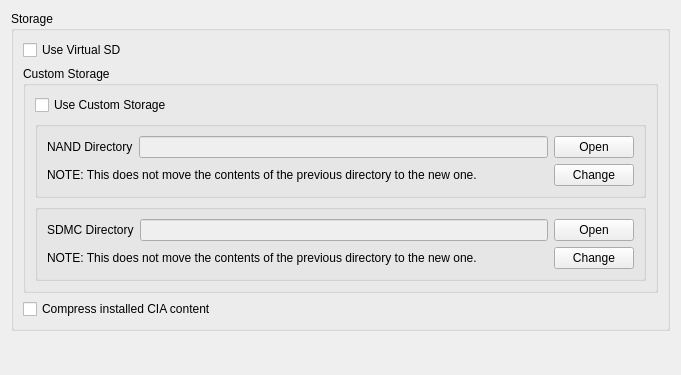
<?xml version="1.0" encoding="UTF-8"?>
<ui version="4.0">
 <class>ConfigureStorage</class>
 <widget class="QWidget" name="ConfigureStorage">
  <property name="geometry">
   <rect>
    <x>0</x>
    <y>0</y>
    <width>681</width>
    <height>375</height>
   </rect>
  </property>
  <property name="windowTitle">
   <string>Form</string>
  </property>
  <layout class="QVBoxLayout" name="verticalLayout_1">
   <item>
    <layout class="QVBoxLayout" name="verticalLayout_2">
     <item>
      <widget class="QGroupBox" name="storage_group">
       <property name="title">
        <string>Storage</string>
       </property>
       <layout class="QVBoxLayout" name="verticalLayout_3">
        <item>
         <layout class="QHBoxLayout" name="horizontalLayout_1">
          <item>
           <widget class="QCheckBox" name="toggle_virtual_sd">
            <property name="text">
             <string>Use Virtual SD</string>
            </property>
           </widget>
          </item>
         </layout>
        </item>
        <item>
         <widget class="QGroupBox" name="custom_storage_group">
          <property name="title">
           <string>Custom Storage</string>
          </property>
          <layout class="QVBoxLayout" name="verticalLayout_6">
           <item>
            <widget class="QCheckBox" name="toggle_custom_storage">
             <property name="text">
              <string>Use Custom Storage</string>
             </property>
            </widget>
           </item>
           <item>
            <widget class="QGroupBox" name="nand_group">
             <property name="title">
              <string/>
             </property>
             <layout class="QVBoxLayout" name="verticalLayout">
              <item>
               <layout class="QHBoxLayout" name="horizontalLayout">
                <item>
                 <widget class="QLabel" name="label">
                  <property name="text">
                   <string>NAND Directory</string>
                  </property>
                 </widget>
                </item>
                <item>
                 <widget class="QLineEdit" name="nand_dir_path">
                  <property name="enabled">
                   <bool>false</bool>
                  </property>
                 </widget>
                </item>
                <item>
                 <widget class="QPushButton" name="open_nand_dir">
                  <property name="text">
                   <string>Open</string>
                  </property>
                 </widget>
                </item>
               </layout>
              </item>
              <item>
               <layout class="QHBoxLayout" name="horizontalLayout_2">
                <item>
                 <widget class="QLabel" name="label_4">
                  <property name="text">
                   <string>NOTE: This does not move the contents of the previous directory to the new one.</string>
                  </property>
                 </widget>
                </item>
                <item>
                 <spacer name="horizontalSpacer_3">
                  <property name="orientation">
                   <enum>Qt::Horizontal</enum>
                  </property>
                  <property name="sizeHint" stdset="0">
                   <size>
                    <width>40</width>
                    <height>20</height>
                   </size>
                  </property>
                 </spacer>
                </item>
                <item>
                 <widget class="QPushButton" name="change_nand_dir">
                  <property name="text">
                   <string>Change</string>
                  </property>
                 </widget>
                </item>
               </layout>
              </item>
             </layout>
            </widget>
           </item>
           <item>
            <widget class="QGroupBox" name="sdmc_group">
             <property name="title">
              <string/>
             </property>
             <layout class="QVBoxLayout" name="verticalLayout_4">
              <item>
               <layout class="QHBoxLayout" name="horizontalLayout_3">
                <item>
                 <widget class="QLabel" name="label_2">
                  <property name="text">
                   <string>SDMC Directory</string>
                  </property>
                 </widget>
                </item>
                <item>
                 <widget class="QLineEdit" name="sdmc_dir_path">
                  <property name="enabled">
                   <bool>false</bool>
                  </property>
                 </widget>
                </item>
                <item>
                 <widget class="QPushButton" name="open_sdmc_dir">
                  <property name="text">
                   <string>Open</string>
                  </property>
                 </widget>
                </item>
               </layout>
              </item>
              <item>
               <layout class="QHBoxLayout" name="horizontalLayout_4">
                <item>
                 <widget class="QLabel" name="label_3">
                  <property name="text">
                   <string>NOTE: This does not move the contents of the previous directory to the new one.</string>
                  </property>
                 </widget>
                </item>
                <item>
                 <spacer name="horizontalSpacer_4">
                  <property name="orientation">
                   <enum>Qt::Horizontal</enum>
                  </property>
                  <property name="sizeHint" stdset="0">
                   <size>
                    <width>40</width>
                    <height>20</height>
                   </size>
                  </property>
                 </spacer>
                </item>
                <item>
                 <widget class="QPushButton" name="change_sdmc_dir">
                  <property name="text">
                   <string>Change</string>
                  </property>
                 </widget>
                </item>
               </layout>
              </item>
             </layout>
            </widget>
           </item>
          </layout>
         </widget>
        </item>
        <item>
         <layout class="QHBoxLayout" name="horizontalLayout_5">
          <item>
           <widget class="QCheckBox" name="toggle_compress_cia">
            <property name="text">
             <string>Compress installed CIA content</string>
            </property>
            <property name="toolTip">
              <string>Compresses the content of CIA files when installed to the emulated SD card. Only affects CIA content which is installed while the setting is enabled.</string>
            </property>
           </widget>
          </item>
         </layout>
        </item>
       </layout>
      </widget>
     </item>
    </layout>
   </item>
   <item>
    <spacer name="verticalSpacer">
     <property name="orientation">
      <enum>Qt::Vertical</enum>
     </property>
     <property name="sizeHint" stdset="0">
      <size>
       <width>20</width>
       <height>40</height>
      </size>
     </property>
    </spacer>
   </item>
  </layout>
 </widget>
 <resources/>
 <connections/>
</ui>
